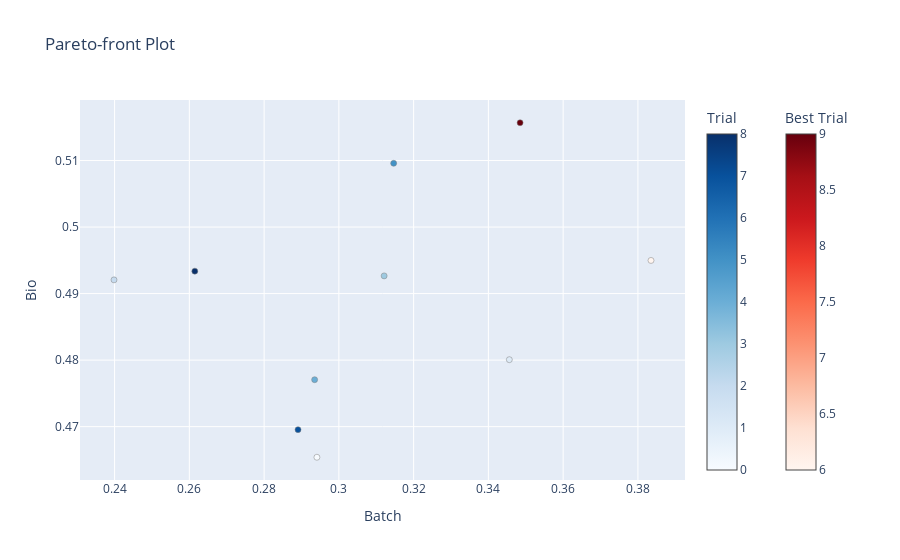

Notebook source saved alongside this figure:
### Code cell
optuna.visualization.plot_pareto_front(study, target_names=["Batch", "Bio"])

### Figure 1 — Plotly figure (JSON) as saved in the notebook; plotly's stock layout.template omitted (floating-point values rounded to 4 significant figures)
{"data": [{"hovertemplate": "%{text}<extra>Trial</extra>", "marker": {"color": [0, 1, 2, 3, 4, 5, 7, 8], "colorbar": {"title": {"text": "Trial"}}, "colorscale": [[0, "rgb(247,251,255)"], [0.125, "rgb(222,235,247)"], [0.25, "rgb(198,219,239)"], [0.375, "rgb(158,202,225)"], [0.5, "rgb(107,174,214)"], [0.625, "rgb(66,146,198)"], [0.75, "rgb(33,113,181)"], [0.875, "rgb(8,81,156)"], [1, "rgb(8,48,107)"]], "line": {"color": "Grey", "width": 0.5}}, "mode": "markers", "showlegend": false, "text": ["{<br>  \"number\": 0,<br>  \"values\": [<br>    0.2941264930021251,<br>    0.46540050903438634<br>  ],<br>  \"params\": {<br>    \"num_layers\": 3,<br>    \"layer_0_size\": 256,<br>    \"layer_1_size\": 416,<br>    \"layer_2_size\": 256,<br>    \"latent_dim\": 10,<br>    \"embedding_dims\": 20,<br>    \"total_epochs\": 41,<br>    \"pretrain_to_train_ratio\": 0.9433921585703527,<br>    \"alpha_epoch_anneal\": 200,<br>    \"eta\": 0.4<br>  }<br>}", "{<br>  \"number\": 1,<br>  \"values\": [<br>    0.34560380682789826,<br>    0.4800652502966267<br>  ],<br>  \"params\": {<br>    \"num_layers\": 3,<br>    \"layer_0_size\": 160,<br>    \"layer_1_size\": 320,<br>    \"layer_2_size\": 32,<br>    \"latent_dim\": 30,<br>    \"embedding_dims\": 10,<br>    \"total_epochs\": 38,<br>    \"pretrain_to_train_ratio\": 0.19081970222005676,<br>    \"alpha_epoch_anneal\": 100,<br>    \"eta\": 0.9<br>  }<br>}", "{<br>  \"number\": 2,<br>  \"values\": [<br>    0.23984097251014766,<br>    0.4920604653683318<br>  ],<br>  \"params\": {<br>    \"num_layers\": 1,<br>    \"layer_0_size\": 352,<br>    \"latent_dim\": 120,<br>    \"embedding_dims\": 4,<br>    \"total_epochs\": 48,<br>    \"pretrain_to_train_ratio\": 0.9750000916924242,<br>    \"alpha_epoch_anneal\": 900,<br>    \"eta\": 0.30000000000000004<br>  }<br>}", "{<br>  \"number\": 3,<br>  \"values\": [<br>    0.31211151649703356,<br>    0.49266040933569266<br>  ],<br>  \"params\": {<br>    \"num_layers\": 1,<br>    \"layer_0_size\": 32,<br>    \"latent_dim\": 50,<br>    \"embedding_dims\": 19,<br>    \"total_epochs\": 45,<br>    \"pretrain_to_train_ratio\": 0.1435783560156456,<br>    \"alpha_epoch_anneal\": 100,<br>    \"eta\": 1.0<br>  }<br>}", "{<br>  \"number\": 4,<br>  \"values\": [<br>    0.29351606673900066,<br>    0.4770600325036902<br>  ],<br>  \"params\": {<br>    \"num_layers\": 2,<br>    \"layer_0_size\": 448,<br>    \"layer_1_size\": 64,<br>    \"latent_dim\": 80,<br>    \"embedding_dims\": 17,<br>    \"total_epochs\": 24,<br>    \"pretrain_to_train_ratio\": 0.8602090135344307,<br>    \"alpha_epoch_anneal\": 800,<br>    \"eta\": 0.7000000000000001<br>  }<br>}", "{<br>  \"number\": 5,<br>  \"values\": [<br>    0.31465681968040304,<br>    0.5095822511237447<br>  ],<br>  \"params\": {<br>    \"num_layers\": 1,<br>    \"layer_0_size\": 512,<br>    \"latent_dim\": 60,<br>    \"embedding_dims\": 5,<br>    \"total_epochs\": 36,<br>    \"pretrain_to_train_ratio\": 0.23842281535138,<br>    \"alpha_epoch_anneal\": 900,<br>    \"eta\": 0.7000000000000001<br>  }<br>}", "{<br>  \"number\": 7,<br>  \"values\": [<br>    0.2890736150773733,<br>    0.46955192685110836<br>  ],<br>  \"params\": {<br>    \"num_layers\": 3,<br>    \"layer_0_size\": 512,<br>    \"layer_1_size\": 128,<br>    \"layer_2_size\": 224,<br>    \"latent_dim\": 110,<br>    \"embedding_dims\": 11,<br>    \"total_epochs\": 21,<br>    \"pretrain_to_train_ratio\": 0.870944060906299,<br>    \"alpha_epoch_anneal\": 500,<br>    \"eta\": 0.5<br>  }<br>}", "{<br>  \"number\": 8,<br>  \"values\": [<br>    0.2614621361759664,<br>    0.493373583665655<br>  ],<br>  \"params\": {<br>    \"num_layers\": 1,<br>    \"layer_0_size\": 384,<br>    \"latent_dim\": 30,<br>    \"embedding_dims\": 11,<br>    \"total_epochs\": 31,<br>    \"pretrain_to_train_ratio\": 0.5965981649224652,<br>    \"alpha_epoch_anneal\": 1000,<br>    \"eta\": 1.0<br>  }<br>}"], "type": "scatter", "x": [0.2941, 0.3456, 0.2398, 0.3121, 0.2935, 0.3147, 0.2891, 0.2615], "y": [0.4654, 0.4801, 0.4921, 0.4927, 0.4771, 0.5096, 0.4696, 0.4934]}, {"hovertemplate": "%{text}<extra>Best Trial</extra>", "marker": {"color": [6, 9], "colorbar": {"title": {"text": "Best Trial"}, "x": 1.1, "xpad": 40}, "colorscale": [[0, "rgb(255,245,240)"], [0.125, "rgb(254,224,210)"], [0.25, "rgb(252,187,161)"], [0.375, "rgb(252,146,114)"], [0.5, "rgb(251,106,74)"], [0.625, "rgb(239,59,44)"], [0.75, "rgb(203,24,29)"], [0.875, "rgb(165,15,21)"], [1, "rgb(103,0,13)"]], "line": {"color": "Grey", "width": 0.5}}, "mode": "markers", "showlegend": false, "text": ["{<br>  \"number\": 6,<br>  \"values\": [<br>    0.38350275356644714,<br>    0.49497919326735573<br>  ],<br>  \"params\": {<br>    \"num_layers\": 3,<br>    \"layer_0_size\": 384,<br>    \"layer_1_size\": 64,<br>    \"layer_2_size\": 256,<br>    \"latent_dim\": 80,<br>    \"embedding_dims\": 20,<br>    \"total_epochs\": 20,<br>    \"pretrain_to_train_ratio\": 0.2249243648701051,<br>    \"alpha_epoch_anneal\": 200,<br>    \"eta\": 0.9<br>  }<br>}", "{<br>  \"number\": 9,<br>  \"values\": [<br>    0.348478980748401,<br>    0.5156764023421715<br>  ],<br>  \"params\": {<br>    \"num_layers\": 1,<br>    \"layer_0_size\": 192,<br>    \"latent_dim\": 80,<br>    \"embedding_dims\": 5,<br>    \"total_epochs\": 24,<br>    \"pretrain_to_train_ratio\": 0.4610995028907209,<br>    \"alpha_epoch_anneal\": 1000,<br>    \"eta\": 0.7000000000000001<br>  }<br>}"], "type": "scatter", "x": [0.3835, 0.3485], "y": [0.495, 0.5157]}], "layout": {"title": {"text": "Pareto-front Plot"}, "xaxis": {"title": {"text": "Batch"}}, "yaxis": {"title": {"text": "Bio"}}}}
